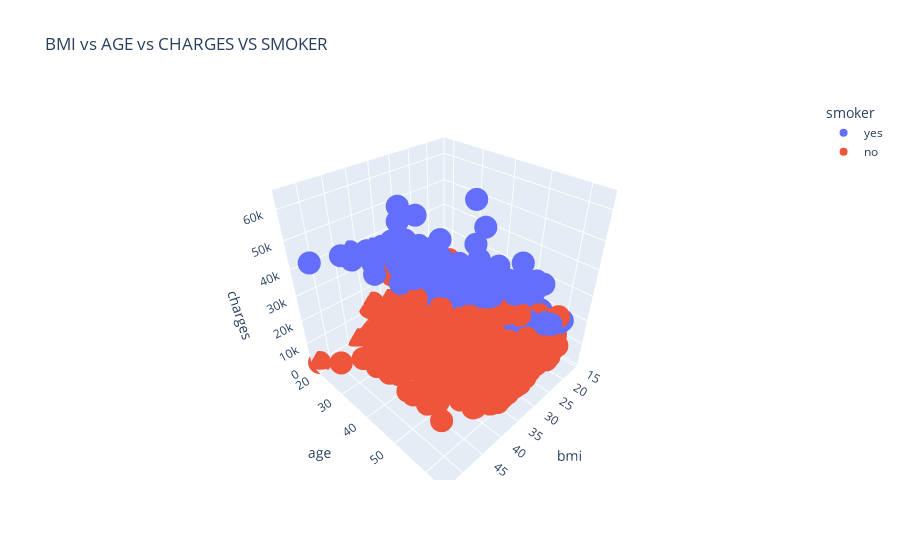

The notebook cell saved with this chart:
### Markdown cell above
There is outliers present in the charges and bmi

The outliers in the bmi and charges present the extreme cases. The high bmi may be the cause high medical charges.
These plot raise many question like what cuase the high medical expenditure? Is high medical charges is directly linked to age or bmi of the person. Let's find the answer to these question with further exploration of the data.

### Code cell
fig = px.scatter_3d(data, x='bmi', y='age', z='charges',
              color='smoker', title=' BMI vs AGE vs CHARGES VS SMOKER')

fig.show()

### Figure 1 — Plotly figure (JSON) as saved in the notebook; plotly's stock layout.template omitted (floating-point values rounded to 4 significant figures; data arrays with more than 128 entries replaced by an {"elided": "..."} marker saying what was removed)
{"data": [{"hovertemplate": "smoker=yes<br>bmi=%{x}<br>age=%{y}<br>charges=%{z}<extra></extra>", "legendgroup": "yes", "marker": {"color": "#636efa", "symbol": "circle"}, "mode": "markers", "name": "yes", "scene": "scene", "showlegend": true, "type": "scatter3d", "x": {"elided": "274 float values"}, "y": {"elided": "274 int values"}, "z": {"elided": "274 float values"}}, {"hovertemplate": "smoker=no<br>bmi=%{x}<br>age=%{y}<br>charges=%{z}<extra></extra>", "legendgroup": "no", "marker": {"color": "#EF553B", "symbol": "circle"}, "mode": "markers", "name": "no", "scene": "scene", "showlegend": true, "type": "scatter3d", "x": {"elided": "1064 float values"}, "y": {"elided": "1064 int values"}, "z": {"elided": "1064 float values"}}], "layout": {"legend": {"title": {"text": "smoker"}, "tracegroupgap": 0}, "scene": {"domain": {"x": [0, 1], "y": [0, 1]}, "xaxis": {"title": {"text": "bmi"}}, "yaxis": {"title": {"text": "age"}}, "zaxis": {"title": {"text": "charges"}}}, "title": {"text": " BMI vs AGE vs CHARGES VS SMOKER"}}}
